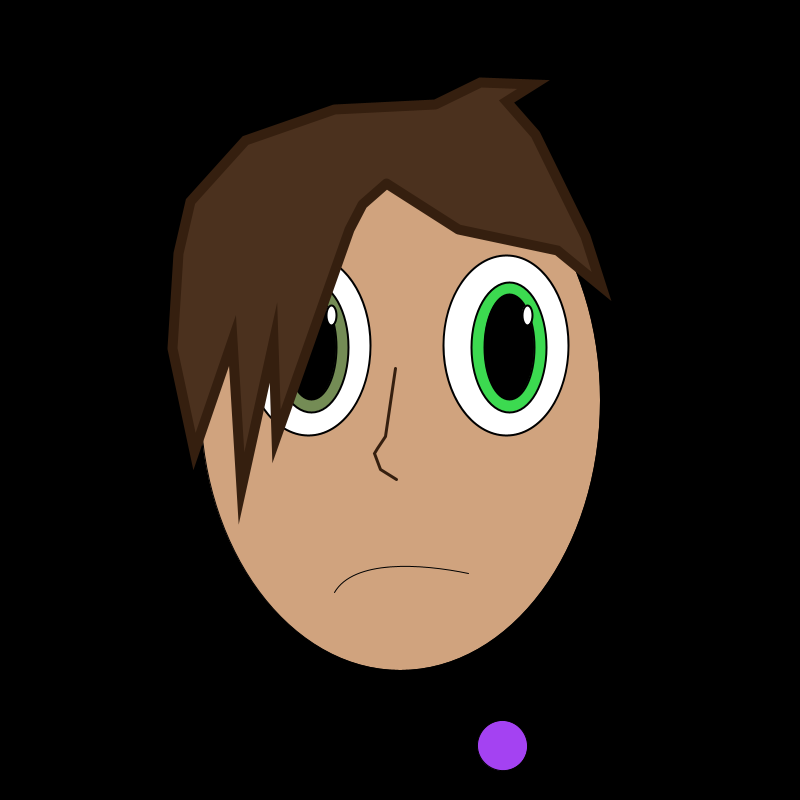
Frame 1 (no input)
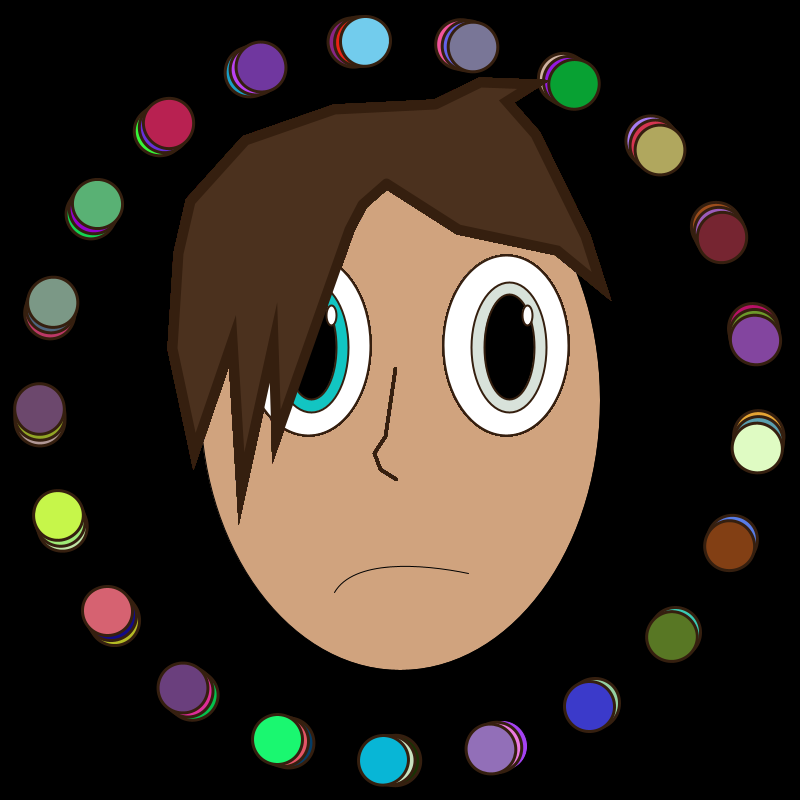
Frame 60 (the mouse pressed at the canvas centre just before this capture)
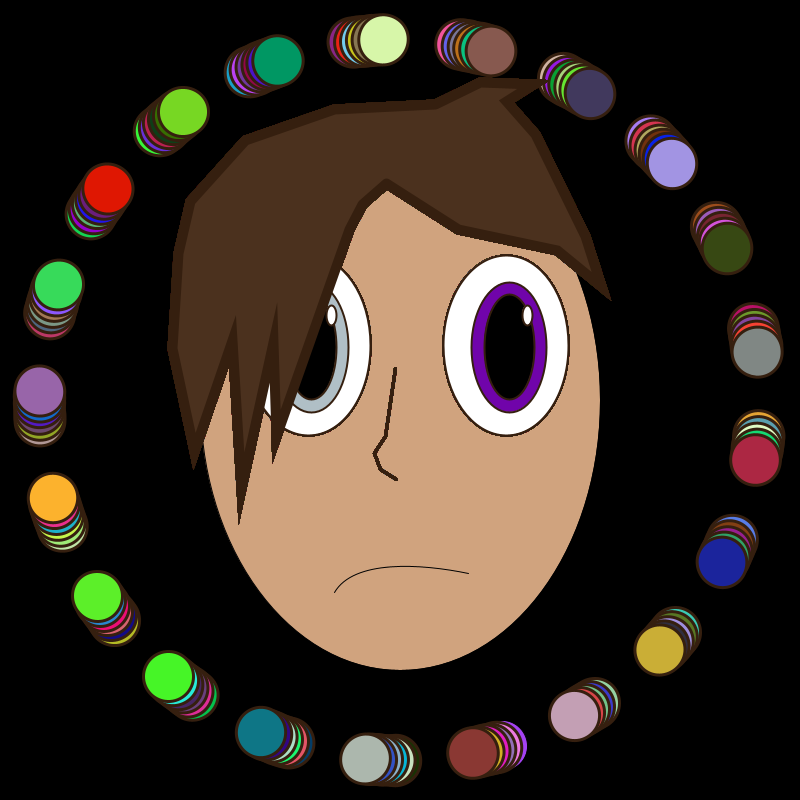
Frame 120 (the mouse held since frame 60 and released just before this capture)

The Processing sketch that drew these frames (run headless with seeded random() and noise(); from frame 60 on, the mouse is pressed at the canvas centre):

// Processing sketch: processing_86615
// ── processing_86615.pde

int grin=0;
float i = 0;

void setup(){
  background(0);
  size(800, 800);
  fill(255);
  stroke(0);
  
  //Face
  fill(#d0a37e);
  ellipse(400, 400, 400, 540);
  
  //mouth
  bezier(334, 592,  353, 559,  420, 563, 468, 573);
}

void draw(){
  
   i = i + .3;
   smooth(); 
   fill(random(0,255),random(0,255),random(0,255)); 
   pushMatrix();
   translate(400,400);
   rotate(i); 
   ellipse(200 ,300 ,50,50);
   popMatrix();
  
  //cordinates
  println("mouse x: ");
  println(mouseX);
  println("mouse y: ");
  println(mouseY);
  
   //right eye
  strokeWeight(2);
  fill(255);
  ellipse(506, 345, 125, 180);
  fill(random(0,255),random(0,255),random(0,255));
  ellipse(509, 347, 75, 130);
  fill(0);
  ellipse(509, 347, 50, 105);
  fill(255);
  ellipse(527, 315, 10, 20);
  
  //left eye
  fill(255);
  ellipse(308, 345, 125, 180);
  fill(random(0,255),random(0,255),random(0,255));
  ellipse(311, 347, 75, 130);
  fill(0);
  ellipse(311, 347, 50, 105);
  fill(255);
  ellipse(331, 315, 10, 20);
  
  //hair
  fill(#4b311e);
  strokeWeight(10);
  stroke(#351f0f);
  beginShape();
  vertex(386, 183);
  vertex(362, 204);
  vertex(349, 229);
  vertex(276, 436);
  vertex(273, 342);
  vertex(241, 488);
  vertex(232, 340);
  vertex(194, 451);
   vertex(172, 348);
  vertex(178, 253);
  vertex(190, 201);
  vertex(245, 140);
  vertex(334, 109);
  vertex(435,104);
  vertex(480,82);
  vertex(533,84);
  vertex(506,101);
  vertex(535, 134);
  vertex(585, 236);
  vertex(601, 286);
  vertex(557, 250);
  vertex(458,229);
  vertex(386, 183);
  endShape();
  
  //nose
  strokeWeight(3);
  noFill();
  beginShape();
  vertex(395, 368);
  vertex(385, 436);
  vertex(377,448);
  vertex(374, 453);
  vertex(380, 469);
  vertex(396, 479);
  endShape();
  
  //tooth
  if(grin==1)
  {
    fill(random(0,255),random(0,255),random(0,255));
    beginShape();
    vertex(429,547);
    vertex(470,536);
    vertex(477,576);
    vertex(462,586);
    vertex(437,595);
    endShape();
  }

}

//mouth
void mouseReleased(){
  if(grin==1)
  {
    fill(#d0a37e);
    noStroke();
    rect(273,501, 250, 100);
    rect(440,460,130,75);
    rect(384,586,50,50);
    noFill();
    stroke(0);
    bezier(334, 592,  353, 559,  420, 563, 468, 573);
  grin=0;
  }
  else
  {
    fill(#d0a37e);
    noStroke();
    rect(273,501, 250, 100);
    noFill();
    stroke(0);
    fill(255);
    beginShape();
    vertex(289,515);
    vertex(317,526);
    vertex(339,531);
    vertex(367,531);
    vertex(443,509);
    vertex(561,466);
    vertex(536,513);
    vertex(529,520);
    vertex(505,561);
    vertex(467,585);
    vertex(414,608);
    vertex(324,575);
    vertex(289,515);
    endShape();
    line(325,575,529,518);
    line(367, 530, 385,597);
    line(421,517,437,597);
    line(465,502,478,578);
    line(504,487,510,550);
  grin=1;
  }
}
